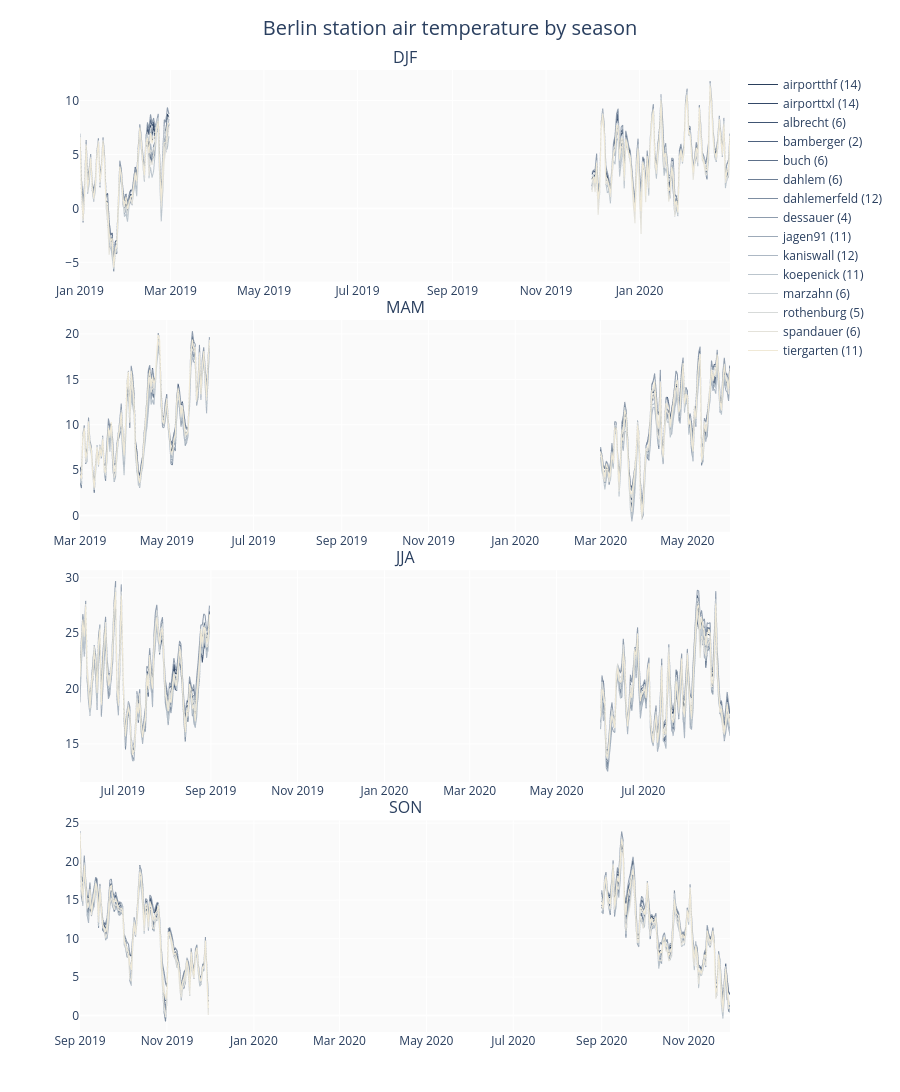

Here is the notebook cell this chart was saved with:
### Markdown cell above
## 3. Seasonal facets: `by="season"`

Setting `by="season"` splits the figure into one subplot per season, each showing the same per-station lines restricted to that season's dates. This isolates whether the LCZ-driven spread in station temperatures is stable across the year or changes seasonally (e.g. UHI effects are often strongest in summer nights and weakest under winter snow cover).

### Code cell
fig_season = lcz_ts(
    x=lcz_map, data_frame=df, var="airT", station_id="station",
    time_freq="day", by="season", lang="en",
    title="Berlin station air temperature by season",
)
fig_season.show()

### Figure 1 — Plotly figure (JSON) as saved in the notebook; plotly's stock layout.template omitted (floating-point values rounded to 4 significant figures; data arrays with more than 128 entries replaced by an {"elided": "..."} marker saying what was removed)
{"data": [{"hovertemplate": "<b>airportthf (14)</b><br>Time: %{x}<br>Air temperature [°C]: %{y:.2f}<extra></extra>", "line": {"color": "rgb(42,63,92)", "width": 1}, "name": "airportthf (14)", "showlegend": true, "type": "scattergl", "x": {"elided": "151 str values"}, "xaxis": "x", "y": {"elided": "151 float values"}, "yaxis": "y"}, {"hovertemplate": "<b>airporttxl (14)</b><br>Time: %{x}<br>Air temperature [°C]: %{y:.2f}<extra></extra>", "line": {"color": "rgb(52,73,104)", "width": 1}, "name": "airporttxl (14)", "showlegend": true, "type": "scattergl", "x": {"elided": "151 str values"}, "xaxis": "x", "y": {"elided": "151 float values"}, "yaxis": "y"}, {"hovertemplate": "<b>albrecht (6)</b><br>Time: %{x}<br>Air temperature [°C]: %{y:.2f}<extra></extra>", "line": {"color": "rgb(64,85,115)", "width": 1}, "name": "albrecht (6)", "showlegend": true, "type": "scattergl", "x": {"elided": "151 str values"}, "xaxis": "x", "y": {"elided": "151 float values"}, "yaxis": "y"}, {"hovertemplate": "<b>bamberger (2)</b><br>Time: %{x}<br>Air temperature [°C]: %{y:.2f}<extra></extra>", "line": {"color": "rgb(78,98,127)", "width": 1}, "name": "bamberger (2)", "showlegend": true, "type": "scattergl", "x": {"elided": "151 str values"}, "xaxis": "x", "y": {"elided": "151 float values"}, "yaxis": "y"}, {"hovertemplate": "<b>buch (6)</b><br>Time: %{x}<br>Air temperature [°C]: %{y:.2f}<extra></extra>", "line": {"color": "rgb(93,112,138)", "width": 1}, "name": "buch (6)", "showlegend": true, "type": "scattergl", "x": {"elided": "151 str values"}, "xaxis": "x", "y": {"elided": "151 float values"}, "yaxis": "y"}, {"hovertemplate": "<b>dahlem (6)</b><br>Time: %{x}<br>Air temperature [°C]: %{y:.2f}<extra></extra>", "line": {"color": "rgb(109,126,149)", "width": 1}, "name": "dahlem (6)", "showlegend": true, "type": "scattergl", "x": {"elided": "151 str values"}, "xaxis": "x", "y": {"elided": "151 float values"}, "yaxis": "y"}, {"hovertemplate": "<b>dahlemerfeld (12)</b><br>Time: %{x}<br>Air temperature [°C]: %{y:.2f}<extra></extra>", "line": {"color": "rgb(125,141,161)", "width": 1}, "name": "dahlemerfeld (12)", "showlegend": true, "type": "scattergl", "x": {"elided": "151 str values"}, "xaxis": "x", "y": {"elided": "151 float values"}, "yaxis": "y"}, {"hovertemplate": "<b>dessauer (4)</b><br>Time: %{x}<br>Air temperature [°C]: %{y:.2f}<extra></extra>", "line": {"color": "rgb(142,156,173)", "width": 1}, "name": "dessauer (4)", "showlegend": true, "type": "scattergl", "x": {"elided": "151 str values"}, "xaxis": "x", "y": {"elided": "151 float values"}, "yaxis": "y"}, {"hovertemplate": "<b>jagen91 (11)</b><br>Time: %{x}<br>Air temperature [°C]: %{y:.2f}<extra></extra>", "line": {"color": "rgb(157,170,184)", "width": 1}, "name": "jagen91 (11)", "showlegend": true, "type": "scattergl", "x": {"elided": "151 str values"}, "xaxis": "x", "y": {"elided": "151 float values"}, "yaxis": "y"}, {"hovertemplate": "<b>kaniswall (12)</b><br>Time: %{x}<br>Air temperature [°C]: %{y:.2f}<extra></extra>", "line": {"color": "rgb(173,184,196)", "width": 1}, "name": "kaniswall (12)", "showlegend": true, "type": "scattergl", "x": {"elided": "151 str values"}, "xaxis": "x", "y": {"elided": "151 float values"}, "yaxis": "y"}, {"hovertemplate": "<b>koepenick (11)</b><br>Time: %{x}<br>Air temperature [°C]: %{y:.2f}<extra></extra>", "line": {"color": "rgb(187,197,205)", "width": 1}, "name": "koepenick (11)", "showlegend": true, "type": "scattergl", "x": {"elided": "151 str values"}, "xaxis": "x", "y": {"elided": "151 float values"}, "yaxis": "y"}, {"hovertemplate": "<b>marzahn (6)</b><br>Time: %{x}<br>Air temperature [°C]: %{y:.2f}<extra></extra>", "line": {"color": "rgb(201,208,213)", "width": 1}, "name": "marzahn (6)", "showlegend": true, "type": "scattergl", "x": {"elided": "151 str values"}, "xaxis": "x", "y": {"elided": "151 float values"}, "yaxis": "y"}, {"hovertemplate": "<b>rothenburg (5)</b><br>Time: %{x}<br>Air temperature [°C]: %{y:.2f}<extra></extra>", "line": {"color": "rgb(215,218,217)", "width": 1}, "name": "rothenburg (5)", "showlegend": true, "type": "scattergl", "x": {"elided": "151 str values"}, "xaxis": "x", "y": {"elided": "151 float values"}, "yaxis": "y"}, {"hovertemplate": "<b>spandauer (6)</b><br>Time: %{x}<br>Air temperature [°C]: %{y:.2f}<extra></extra>", "line": {"color": "rgb(228,226,218)", "width": 1}, "name": "spandauer (6)", "showlegend": true, "type": "scattergl", "x": {"elided": "151 str values"}, "xaxis": "x", "y": {"elided": "151 float values"}, "yaxis": "y"}, {"hovertemplate": "<b>tiergarten (11)</b><br>Time: %{x}<br>Air temperature [°C]: %{y:.2f}<extra></extra>", "line": {"color": "rgb(240,233,214)", "width": 1}, "name": "tiergarten (11)", "showlegend": true, "type": "scattergl", "x": {"elided": "151 str values"}, "xaxis": "x", "y": {"elided": "151 float values"}, "yaxis": "y"}, {"hovertemplate": "<b>airportthf (14)</b><br>Time: %{x}<br>Air temperature [°C]: %{y:.2f}<extra></extra>", "line": {"color": "rgb(42,63,92)", "width": 1}, "name": "airportthf (14)", "showlegend": false, "type": "scattergl", "x": {"elided": "185 str values"}, "xaxis": "x2", "y": {"elided": "185 float values"}, "yaxis": "y2"}, {"hovertemplate": "<b>airporttxl (14)</b><br>Time: %{x}<br>Air temperature [°C]: %{y:.2f}<extra></extra>", "line": {"color": "rgb(52,73,104)", "width": 1}, "name": "airporttxl (14)", "showlegend": false, "type": "scattergl", "x": {"elided": "185 str values"}, "xaxis": "x2", "y": {"elided": "185 float values"}, "yaxis": "y2"}, {"hovertemplate": "<b>albrecht (6)</b><br>Time: %{x}<br>Air temperature [°C]: %{y:.2f}<extra></extra>", "line": {"color": "rgb(64,85,115)", "width": 1}, "name": "albrecht (6)", "showlegend": false, "type": "scattergl", "x": {"elided": "185 str values"}, "xaxis": "x2", "y": {"elided": "185 float values"}, "yaxis": "y2"}, {"hovertemplate": "<b>bamberger (2)</b><br>Time: %{x}<br>Air temperature [°C]: %{y:.2f}<extra></extra>", "line": {"color": "rgb(78,98,127)", "width": 1}, "name": "bamberger (2)", "showlegend": false, "type": "scattergl", "x": {"elided": "185 str values"}, "xaxis": "x2", "y": {"elided": "185 float values"}, "yaxis": "y2"}, {"hovertemplate": "<b>buch (6)</b><br>Time: %{x}<br>Air temperature [°C]: %{y:.2f}<extra></extra>", "line": {"color": "rgb(93,112,138)", "width": 1}, "name": "buch (6)", "showlegend": false, "type": "scattergl", "x": {"elided": "185 str values"}, "xaxis": "x2", "y": {"elided": "185 float values"}, "yaxis": "y2"}, {"hovertemplate": "<b>dahlem (6)</b><br>Time: %{x}<br>Air temperature [°C]: %{y:.2f}<extra></extra>", "line": {"color": "rgb(109,126,149)", "width": 1}, "name": "dahlem (6)", "showlegend": false, "type": "scattergl", "x": {"elided": "185 str values"}, "xaxis": "x2", "y": {"elided": "185 float values"}, "yaxis": "y2"}, {"hovertemplate": "<b>dahlemerfeld (12)</b><br>Time: %{x}<br>Air temperature [°C]: %{y:.2f}<extra></extra>", "line": {"color": "rgb(125,141,161)", "width": 1}, "name": "dahlemerfeld (12)", "showlegend": false, "type": "scattergl", "x": {"elided": "185 str values"}, "xaxis": "x2", "y": {"elided": "185 float values"}, "yaxis": "y2"}, {"hovertemplate": "<b>dessauer (4)</b><br>Time: %{x}<br>Air temperature [°C]: %{y:.2f}<extra></extra>", "line": {"color": "rgb(142,156,173)", "width": 1}, "name": "dessauer (4)", "showlegend": false, "type": "scattergl", "x": {"elided": "185 str values"}, "xaxis": "x2", "y": {"elided": "185 float values"}, "yaxis": "y2"}, {"hovertemplate": "<b>jagen91 (11)</b><br>Time: %{x}<br>Air temperature [°C]: %{y:.2f}<extra></extra>", "line": {"color": "rgb(157,170,184)", "width": 1}, "name": "jagen91 (11)", "showlegend": false, "type": "scattergl", "x": {"elided": "185 str values"}, "xaxis": "x2", "y": {"elided": "185 float values"}, "yaxis": "y2"}, {"hovertemplate": "<b>kaniswall (12)</b><br>Time: %{x}<br>Air temperature [°C]: %{y:.2f}<extra></extra>", "line": {"color": "rgb(173,184,196)", "width": 1}, "name": "kaniswall (12)", "showlegend": false, "type": "scattergl", "x": {"elided": "185 str values"}, "xaxis": "x2", "y": {"elided": "185 float values"}, "yaxis": "y2"}, {"hovertemplate": "<b>koepenick (11)</b><br>Time: %{x}<br>Air temperature [°C]: %{y:.2f}<extra></extra>", "line": {"color": "rgb(187,197,205)", "width": 1}, "name": "koepenick (11)", "showlegend": false, "type": "scattergl", "x": {"elided": "185 str values"}, "xaxis": "x2", "y": {"elided": "185 float values"}, "yaxis": "y2"}, {"hovertemplate": "<b>marzahn (6)</b><br>Time: %{x}<br>Air temperature [°C]: %{y:.2f}<extra></extra>", "line": {"color": "rgb(201,208,213)", "width": 1}, "name": "marzahn (6)", "showlegend": false, "type": "scattergl", "x": {"elided": "185 str values"}, "xaxis": "x2", "y": {"elided": "185 float values"}, "yaxis": "y2"}, {"hovertemplate": "<b>rothenburg (5)</b><br>Time: %{x}<br>Air temperature [°C]: %{y:.2f}<extra></extra>", "line": {"color": "rgb(215,218,217)", "width": 1}, "name": "rothenburg (5)", "showlegend": false, "type": "scattergl", "x": {"elided": "185 str values"}, "xaxis": "x2", "y": {"elided": "185 float values"}, "yaxis": "y2"}, {"hovertemplate": "<b>spandauer (6)</b><br>Time: %{x}<br>Air temperature [°C]: %{y:.2f}<extra></extra>", "line": {"color": "rgb(228,226,218)", "width": 1}, "name": "spandauer (6)", "showlegend": false, "type": "scattergl", "x": {"elided": "185 str values"}, "xaxis": "x2", "y": {"elided": "185 float values"}, "yaxis": "y2"}, {"hovertemplate": "<b>tiergarten (11)</b><br>Time: %{x}<br>Air temperature [°C]: %{y:.2f}<extra></extra>", "line": {"color": "rgb(240,233,214)", "width": 1}, "name": "tiergarten (11)", "showlegend": false, "type": "scattergl", "x": {"elided": "185 str values"}, "xaxis": "x2", "y": {"elided": "185 float values"}, "yaxis": "y2"}, {"hovertemplate": "<b>airportthf (14)</b><br>Time: %{x}<br>Air temperature [°C]: %{y:.2f}<extra></extra>", "line": {"color": "rgb(42,63,92)", "width": 1}, "name": "airportthf (14)", "showlegend": false, "type": "scattergl", "x": {"elided": "185 str values"}, "xaxis": "x3", "y": {"elided": "185 float values"}, "yaxis": "y3"}, {"hovertemplate": "<b>airporttxl (14)</b><br>Time: %{x}<br>Air temperature [°C]: %{y:.2f}<extra></extra>", "line": {"color": "rgb(52,73,104)", "width": 1}, "name": "airporttxl (14)", "showlegend": false, "type": "scattergl", "x": {"elided": "185 str values"}, "xaxis": "x3", "y": {"elided": "185 float values"}, "yaxis": "y3"}, {"hovertemplate": "<b>albrecht (6)</b><br>Time: %{x}<br>Air temperature [°C]: %{y:.2f}<extra></extra>", "line": {"color": "rgb(64,85,115)", "width": 1}, "name": "albrecht (6)", "showlegend": false, "type": "scattergl", "x": {"elided": "185 str values"}, "xaxis": "x3", "y": {"elided": "185 float values"}, "yaxis": "y3"}, {"hovertemplate": "<b>bamberger (2)</b><br>Time: %{x}<br>Air temperature [°C]: %{y:.2f}<extra></extra>", "line": {"color": "rgb(78,98,127)", "width": 1}, "name": "bamberger (2)", "showlegend": false, "type": "scattergl", "x": {"elided": "185 str values"}, "xaxis": "x3", "y": {"elided": "185 float values"}, "yaxis": "y3"}, {"hovertemplate": "<b>buch (6)</b><br>Time: %{x}<br>Air temperature [°C]: %{y:.2f}<extra></extra>", "line": {"color": "rgb(93,112,138)", "width": 1}, "name": "buch (6)", "showlegend": false, "type": "scattergl", "x": {"elided": "185 str values"}, "xaxis": "x3", "y": {"elided": "185 float values"}, "yaxis": "y3"}, {"hovertemplate": "<b>dahlem (6)</b><br>Time: %{x}<br>Air temperature [°C]: %{y:.2f}<extra></extra>", "line": {"color": "rgb(109,126,149)", "width": 1}, "name": "dahlem (6)", "showlegend": false, "type": "scattergl", "x": {"elided": "185 str values"}, "xaxis": "x3", "y": {"elided": "185 float values"}, "yaxis": "y3"}, {"hovertemplate": "<b>dahlemerfeld (12)</b><br>Time: %{x}<br>Air temperature [°C]: %{y:.2f}<extra></extra>", "line": {"color": "rgb(125,141,161)", "width": 1}, "name": "dahlemerfeld (12)", "showlegend": false, "type": "scattergl", "x": {"elided": "185 str values"}, "xaxis": "x3", "y": {"elided": "185 float values"}, "yaxis": "y3"}, {"hovertemplate": "<b>dessauer (4)</b><br>Time: %{x}<br>Air temperature [°C]: %{y:.2f}<extra></extra>", "line": {"color": "rgb(142,156,173)", "width": 1}, "name": "dessauer (4)", "showlegend": false, "type": "scattergl", "x": {"elided": "185 str values"}, "xaxis": "x3", "y": {"elided": "185 float values"}, "yaxis": "y3"}, {"hovertemplate": "<b>jagen91 (11)</b><br>Time: %{x}<br>Air temperature [°C]: %{y:.2f}<extra></extra>", "line": {"color": "rgb(157,170,184)", "width": 1}, "name": "jagen91 (11)", "showlegend": false, "type": "scattergl", "x": {"elided": "185 str values"}, "xaxis": "x3", "y": {"elided": "185 float values"}, "yaxis": "y3"}, {"hovertemplate": "<b>kaniswall (12)</b><br>Time: %{x}<br>Air temperature [°C]: %{y:.2f}<extra></extra>", "line": {"color": "rgb(173,184,196)", "width": 1}, "name": "kaniswall (12)", "showlegend": false, "type": "scattergl", "x": {"elided": "185 str values"}, "xaxis": "x3", "y": {"elided": "185 float values"}, "yaxis": "y3"}, {"hovertemplate": "<b>koepenick (11)</b><br>Time: %{x}<br>Air temperature [°C]: %{y:.2f}<extra></extra>", "line": {"color": "rgb(187,197,205)", "width": 1}, "name": "koepenick (11)", "showlegend": false, "type": "scattergl", "x": {"elided": "185 str values"}, "xaxis": "x3", "y": {"elided": "185 float values"}, "yaxis": "y3"}, {"hovertemplate": "<b>marzahn (6)</b><br>Time: %{x}<br>Air temperature [°C]: %{y:.2f}<extra></extra>", "line": {"color": "rgb(201,208,213)", "width": 1}, "name": "marzahn (6)", "showlegend": false, "type": "scattergl", "x": {"elided": "185 str values"}, "xaxis": "x3", "y": {"elided": "185 float values"}, "yaxis": "y3"}, {"hovertemplate": "<b>rothenburg (5)</b><br>Time: %{x}<br>Air temperature [°C]: %{y:.2f}<extra></extra>", "line": {"color": "rgb(215,218,217)", "width": 1}, "name": "rothenburg (5)", "showlegend": false, "type": "scattergl", "x": {"elided": "185 str values"}, "xaxis": "x3", "y": {"elided": "185 float values"}, "yaxis": "y3"}, {"hovertemplate": "<b>spandauer (6)</b><br>Time: %{x}<br>Air temperature [°C]: %{y:.2f}<extra></extra>", "line": {"color": "rgb(228,226,218)", "width": 1}, "name": "spandauer (6)", "showlegend": false, "type": "scattergl", "x": {"elided": "185 str values"}, "xaxis": "x3", "y": {"elided": "185 float values"}, "yaxis": "y3"}, {"hovertemplate": "<b>tiergarten (11)</b><br>Time: %{x}<br>Air temperature [°C]: %{y:.2f}<extra></extra>", "line": {"color": "rgb(240,233,214)", "width": 1}, "name": "tiergarten (11)", "showlegend": false, "type": "scattergl", "x": {"elided": "185 str values"}, "xaxis": "x3", "y": {"elided": "185 float values"}, "yaxis": "y3"}, {"hovertemplate": "<b>airportthf (14)</b><br>Time: %{x}<br>Air temperature [°C]: %{y:.2f}<extra></extra>", "line": {"color": "rgb(42,63,92)", "width": 1}, "name": "airportthf (14)", "showlegend": false, "type": "scattergl", "x": {"elided": "183 str values"}, "xaxis": "x4", "y": {"elided": "183 float values"}, "yaxis": "y4"}, {"hovertemplate": "<b>airporttxl (14)</b><br>Time: %{x}<br>Air temperature [°C]: %{y:.2f}<extra></extra>", "line": {"color": "rgb(52,73,104)", "width": 1}, "name": "airporttxl (14)", "showlegend": false, "type": "scattergl", "x": {"elided": "183 str values"}, "xaxis": "x4", "y": {"elided": "183 float values"}, "yaxis": "y4"}, {"hovertemplate": "<b>albrecht (6)</b><br>Time: %{x}<br>Air temperature [°C]: %{y:.2f}<extra></extra>", "line": {"color": "rgb(64,85,115)", "width": 1}, "name": "albrecht (6)", "showlegend": false, "type": "scattergl", "x": {"elided": "183 str values"}, "xaxis": "x4", "y": {"elided": "183 float values"}, "yaxis": "y4"}, {"hovertemplate": "<b>bamberger (2)</b><br>Time: %{x}<br>Air temperature [°C]: %{y:.2f}<extra></extra>", "line": {"color": "rgb(78,98,127)", "width": 1}, "name": "bamberger (2)", "showlegend": false, "type": "scattergl", "x": {"elided": "183 str values"}, "xaxis": "x4", "y": {"elided": "183 float values"}, "yaxis": "y4"}, {"hovertemplate": "<b>buch (6)</b><br>Time: %{x}<br>Air temperature [°C]: %{y:.2f}<extra></extra>", "line": {"color": "rgb(93,112,138)", "width": 1}, "name": "buch (6)", "showlegend": false, "type": "scattergl", "x": {"elided": "183 str values"}, "xaxis": "x4", "y": {"elided": "183 float values"}, "yaxis": "y4"}, {"hovertemplate": "<b>dahlem (6)</b><br>Time: %{x}<br>Air temperature [°C]: %{y:.2f}<extra></extra>", "line": {"color": "rgb(109,126,149)", "width": 1}, "name": "dahlem (6)", "showlegend": false, "type": "scattergl", "x": {"elided": "183 str values"}, "xaxis": "x4", "y": {"elided": "183 float values"}, "yaxis": "y4"}, {"hovertemplate": "<b>dahlemerfeld (12)</b><br>Time: %{x}<br>Air temperature [°C]: %{y:.2f}<extra></extra>", "line": {"color": "rgb(125,141,161)", "width": 1}, "name": "dahlemerfeld (12)", "showlegend": false, "type": "scattergl", "x": {"elided": "183 str values"}, "xaxis": "x4", "y": {"elided": "183 float values"}, "yaxis": "y4"}, {"hovertemplate": "<b>dessauer (4)</b><br>Time: %{x}<br>Air temperature [°C]: %{y:.2f}<extra></extra>", "line": {"color": "rgb(142,156,173)", "width": 1}, "name": "dessauer (4)", "showlegend": false, "type": "scattergl", "x": {"elided": "183 str values"}, "xaxis": "x4", "y": {"elided": "183 float values"}, "yaxis": "y4"}, {"hovertemplate": "<b>jagen91 (11)</b><br>Time: %{x}<br>Air temperature [°C]: %{y:.2f}<extra></extra>", "line": {"color": "rgb(157,170,184)", "width": 1}, "name": "jagen91 (11)", "showlegend": false, "type": "scattergl", "x": {"elided": "183 str values"}, "xaxis": "x4", "y": {"elided": "183 float values"}, "yaxis": "y4"}, {"hovertemplate": "<b>kaniswall (12)</b><br>Time: %{x}<br>Air temperature [°C]: %{y:.2f}<extra></extra>", "line": {"color": "rgb(173,184,196)", "width": 1}, "name": "kaniswall (12)", "showlegend": false, "type": "scattergl", "x": {"elided": "183 str values"}, "xaxis": "x4", "y": {"elided": "183 float values"}, "yaxis": "y4"}, {"hovertemplate": "<b>koepenick (11)</b><br>Time: %{x}<br>Air temperature [°C]: %{y:.2f}<extra></extra>", "line": {"color": "rgb(187,197,205)", "width": 1}, "name": "koepenick (11)", "showlegend": false, "type": "scattergl", "x": {"elided": "183 str values"}, "xaxis": "x4", "y": {"elided": "183 float values"}, "yaxis": "y4"}, {"hovertemplate": "<b>marzahn (6)</b><br>Time: %{x}<br>Air temperature [°C]: %{y:.2f}<extra></extra>", "line": {"color": "rgb(201,208,213)", "width": 1}, "name": "marzahn (6)", "showlegend": false, "type": "scattergl", "x": {"elided": "183 str values"}, "xaxis": "x4", "y": {"elided": "183 float values"}, "yaxis": "y4"}, {"hovertemplate": "<b>rothenburg (5)</b><br>Time: %{x}<br>Air temperature [°C]: %{y:.2f}<extra></extra>", "line": {"color": "rgb(215,218,217)", "width": 1}, "name": "rothenburg (5)", "showlegend": false, "type": "scattergl", "x": {"elided": "183 str values"}, "xaxis": "x4", "y": {"elided": "183 float values"}, "yaxis": "y4"}, {"hovertemplate": "<b>spandauer (6)</b><br>Time: %{x}<br>Air temperature [°C]: %{y:.2f}<extra></extra>", "line": {"color": "rgb(228,226,218)", "width": 1}, "name": "spandauer (6)", "showlegend": false, "type": "scattergl", "x": {"elided": "183 str values"}, "xaxis": "x4", "y": {"elided": "183 float values"}, "yaxis": "y4"}, {"hovertemplate": "<b>tiergarten (11)</b><br>Time: %{x}<br>Air temperature [°C]: %{y:.2f}<extra></extra>", "line": {"color": "rgb(240,233,214)", "width": 1}, "name": "tiergarten (11)", "showlegend": false, "type": "scattergl", "x": {"elided": "183 str values"}, "xaxis": "x4", "y": {"elided": "183 float values"}, "yaxis": "y4"}], "layout": {"annotations": [{"font": {"size": 16}, "showarrow": false, "text": "DJF", "x": 0.5, "xanchor": "center", "xref": "paper", "y": 1.0, "yanchor": "bottom", "yref": "paper"}, {"font": {"size": 16}, "showarrow": false, "text": "MAM", "x": 0.5, "xanchor": "center", "xref": "paper", "y": 0.74, "yanchor": "bottom", "yref": "paper"}, {"font": {"size": 16}, "showarrow": false, "text": "JJA", "x": 0.5, "xanchor": "center", "xref": "paper", "y": 0.48, "yanchor": "bottom", "yref": "paper"}, {"font": {"size": 16}, "showarrow": false, "text": "SON", "x": 0.5, "xanchor": "center", "xref": "paper", "y": 0.22, "yanchor": "bottom", "yref": "paper"}], "height": 1120, "hoverlabel": {"bgcolor": "white", "font": {"size": 13}}, "hovermode": "x unified", "margin": {"b": 60, "l": 80, "r": 40, "t": 70}, "paper_bgcolor": "white", "plot_bgcolor": "#fafafa", "title": {"font": {"size": 20}, "text": "Berlin station air temperature by season", "x": 0.5, "xanchor": "center"}, "xaxis": {"anchor": "y", "domain": [0.0, 1.0]}, "xaxis2": {"anchor": "y2", "domain": [0.0, 1.0]}, "xaxis3": {"anchor": "y3", "domain": [0.0, 1.0]}, "xaxis4": {"anchor": "y4", "domain": [0.0, 1.0]}, "yaxis": {"anchor": "x", "domain": [0.78, 1.0]}, "yaxis2": {"anchor": "x2", "domain": [0.52, 0.74]}, "yaxis3": {"anchor": "x3", "domain": [0.26, 0.48]}, "yaxis4": {"anchor": "x4", "domain": [0.0, 0.22]}}}
